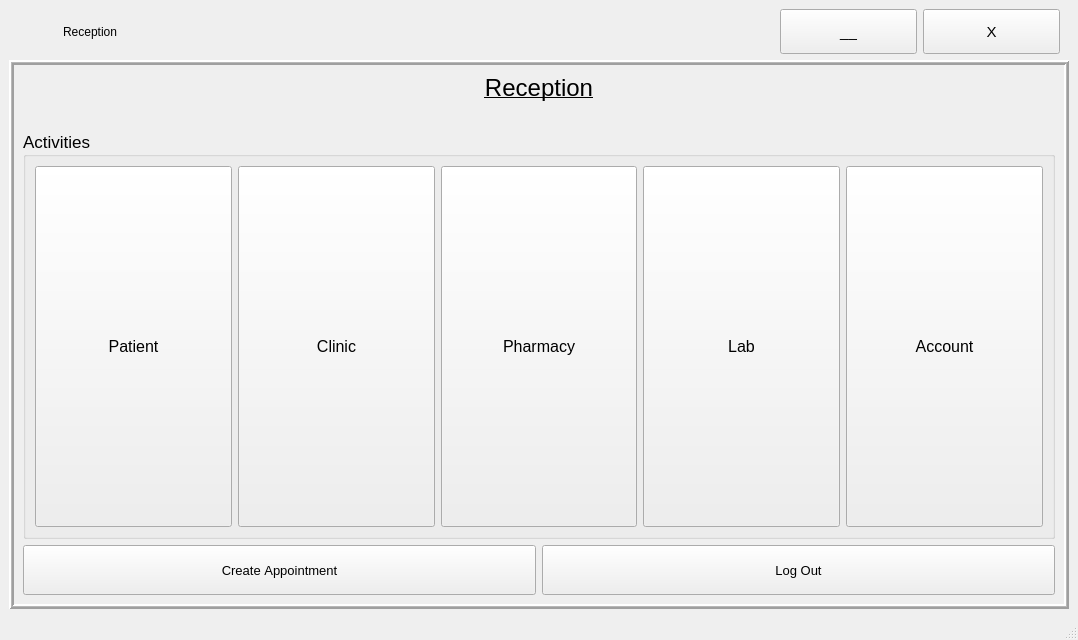
<?xml version="1.0" encoding="UTF-8"?>
<ui version="4.0">
 <class>Reception</class>
 <widget class="QMainWindow" name="Reception">
  <property name="geometry">
   <rect>
    <x>0</x>
    <y>0</y>
    <width>1078</width>
    <height>640</height>
   </rect>
  </property>
  <property name="mouseTracking">
   <bool>true</bool>
  </property>
  <property name="tabletTracking">
   <bool>true</bool>
  </property>
  <property name="focusPolicy">
   <enum>Qt::StrongFocus</enum>
  </property>
  <property name="windowTitle">
   <string>MainWindow</string>
  </property>
  <widget class="QWidget" name="centralwidget">
   <layout class="QGridLayout" name="gridLayout">
    <item row="0" column="0">
     <layout class="QHBoxLayout" name="horizontalLayout_7">
      <item>
       <widget class="QFrame" name="frame">
        <property name="sizePolicy">
         <sizepolicy hsizetype="Preferred" vsizetype="Fixed">
          <horstretch>0</horstretch>
          <verstretch>0</verstretch>
         </sizepolicy>
        </property>
        <property name="maximumSize">
         <size>
          <width>16777215</width>
          <height>16777215</height>
         </size>
        </property>
        <property name="frameShape">
         <enum>QFrame::NoFrame</enum>
        </property>
        <property name="frameShadow">
         <enum>QFrame::Plain</enum>
        </property>
        <layout class="QHBoxLayout" name="horizontalLayout_10">
         <property name="sizeConstraint">
          <enum>QLayout::SetMinAndMaxSize</enum>
         </property>
         <property name="leftMargin">
          <number>3</number>
         </property>
         <property name="topMargin">
          <number>0</number>
         </property>
         <property name="rightMargin">
          <number>8</number>
         </property>
         <property name="bottomMargin">
          <number>0</number>
         </property>
         <item>
          <widget class="QLabel" name="logo">
           <property name="minimumSize">
            <size>
             <width>0</width>
             <height>45</height>
            </size>
           </property>
           <property name="maximumSize">
            <size>
             <width>45</width>
             <height>45</height>
            </size>
           </property>
           <property name="text">
            <string/>
           </property>
           <property name="pixmap">
            <pixmap>Sefa logo2.png</pixmap>
           </property>
           <property name="scaledContents">
            <bool>true</bool>
           </property>
          </widget>
         </item>
         <item>
          <layout class="QGridLayout" name="gridLayout_13">
           <item row="0" column="0">
            <widget class="QLabel" name="label_29">
             <property name="text">
              <string>Reception</string>
             </property>
            </widget>
           </item>
           <item row="0" column="2">
            <layout class="QHBoxLayout" name="horizontalLayout_11">
             <property name="rightMargin">
              <number>1</number>
             </property>
             <item>
              <widget class="QPushButton" name="minBtn">
               <property name="sizePolicy">
                <sizepolicy hsizetype="Ignored" vsizetype="Ignored">
                 <horstretch>0</horstretch>
                 <verstretch>0</verstretch>
                </sizepolicy>
               </property>
               <property name="font">
                <font>
                 <family>Tahoma</family>
                 <pointsize>11</pointsize>
                 <kerning>false</kerning>
                </font>
               </property>
               <property name="cursor">
                <cursorShape>PointingHandCursor</cursorShape>
               </property>
               <property name="mouseTracking">
                <bool>true</bool>
               </property>
               <property name="tabletTracking">
                <bool>true</bool>
               </property>
               <property name="autoFillBackground">
                <bool>false</bool>
               </property>
               <property name="text">
                <string>__</string>
               </property>
               <property name="autoDefault">
                <bool>false</bool>
               </property>
               <property name="flat">
                <bool>false</bool>
               </property>
              </widget>
             </item>
             <item>
              <widget class="QPushButton" name="exitBtn">
               <property name="sizePolicy">
                <sizepolicy hsizetype="Ignored" vsizetype="Ignored">
                 <horstretch>0</horstretch>
                 <verstretch>0</verstretch>
                </sizepolicy>
               </property>
               <property name="maximumSize">
                <size>
                 <width>16777215</width>
                 <height>16777215</height>
                </size>
               </property>
               <property name="font">
                <font>
                 <family>Tahoma</family>
                 <pointsize>11</pointsize>
                 <kerning>false</kerning>
                </font>
               </property>
               <property name="cursor">
                <cursorShape>PointingHandCursor</cursorShape>
               </property>
               <property name="mouseTracking">
                <bool>true</bool>
               </property>
               <property name="tabletTracking">
                <bool>true</bool>
               </property>
               <property name="layoutDirection">
                <enum>Qt::LeftToRight</enum>
               </property>
               <property name="autoFillBackground">
                <bool>false</bool>
               </property>
               <property name="text">
                <string>X</string>
               </property>
               <property name="autoDefault">
                <bool>false</bool>
               </property>
               <property name="flat">
                <bool>false</bool>
               </property>
              </widget>
             </item>
            </layout>
           </item>
           <item row="0" column="1">
            <spacer name="horizontalSpacer">
             <property name="orientation">
              <enum>Qt::Horizontal</enum>
             </property>
             <property name="sizeType">
              <enum>QSizePolicy::Maximum</enum>
             </property>
             <property name="sizeHint" stdset="0">
              <size>
               <width>430</width>
               <height>20</height>
              </size>
             </property>
            </spacer>
           </item>
          </layout>
         </item>
        </layout>
       </widget>
      </item>
     </layout>
    </item>
    <item row="1" column="0">
     <widget class="QFrame" name="rbgLayer">
      <property name="enabled">
       <bool>true</bool>
      </property>
      <property name="sizePolicy">
       <sizepolicy hsizetype="Preferred" vsizetype="Expanding">
        <horstretch>0</horstretch>
        <verstretch>0</verstretch>
       </sizepolicy>
      </property>
      <property name="mouseTracking">
       <bool>true</bool>
      </property>
      <property name="tabletTracking">
       <bool>true</bool>
      </property>
      <property name="contextMenuPolicy">
       <enum>Qt::DefaultContextMenu</enum>
      </property>
      <property name="autoFillBackground">
       <bool>true</bool>
      </property>
      <property name="frameShape">
       <enum>QFrame::Box</enum>
      </property>
      <property name="frameShadow">
       <enum>QFrame::Raised</enum>
      </property>
      <property name="lineWidth">
       <number>2</number>
      </property>
      <property name="midLineWidth">
       <number>1</number>
      </property>
      <layout class="QGridLayout" name="gridLayout_3">
       <item row="2" column="0">
        <widget class="QGroupBox" name="groupBox">
         <property name="sizePolicy">
          <sizepolicy hsizetype="Preferred" vsizetype="Expanding">
           <horstretch>0</horstretch>
           <verstretch>0</verstretch>
          </sizepolicy>
         </property>
         <property name="font">
          <font>
           <family>Tahoma</family>
           <pointsize>13</pointsize>
           <weight>50</weight>
           <bold>false</bold>
           <kerning>false</kerning>
          </font>
         </property>
         <property name="autoFillBackground">
          <bool>false</bool>
         </property>
         <property name="title">
          <string>Activities</string>
         </property>
         <property name="flat">
          <bool>false</bool>
         </property>
         <layout class="QGridLayout" name="gridLayout_2">
          <item row="0" column="0">
           <layout class="QHBoxLayout" name="horizontalLayout_5">
            <item>
             <widget class="QPushButton" name="patientBtn">
              <property name="sizePolicy">
               <sizepolicy hsizetype="Minimum" vsizetype="Expanding">
                <horstretch>0</horstretch>
                <verstretch>0</verstretch>
               </sizepolicy>
              </property>
              <property name="font">
               <font>
                <family>MS UI Gothic</family>
                <pointsize>12</pointsize>
                <weight>50</weight>
                <bold>false</bold>
                <kerning>false</kerning>
               </font>
              </property>
              <property name="mouseTracking">
               <bool>true</bool>
              </property>
              <property name="tabletTracking">
               <bool>true</bool>
              </property>
              <property name="autoFillBackground">
               <bool>true</bool>
              </property>
              <property name="text">
               <string>Patient</string>
              </property>
             </widget>
            </item>
            <item>
             <widget class="QPushButton" name="clinicBtn">
              <property name="sizePolicy">
               <sizepolicy hsizetype="Minimum" vsizetype="Expanding">
                <horstretch>0</horstretch>
                <verstretch>0</verstretch>
               </sizepolicy>
              </property>
              <property name="font">
               <font>
                <family>MS UI Gothic</family>
                <pointsize>12</pointsize>
                <weight>50</weight>
                <bold>false</bold>
                <kerning>false</kerning>
               </font>
              </property>
              <property name="text">
               <string>Clinic</string>
              </property>
             </widget>
            </item>
            <item>
             <widget class="QPushButton" name="pharmacyBtn">
              <property name="sizePolicy">
               <sizepolicy hsizetype="Minimum" vsizetype="Expanding">
                <horstretch>0</horstretch>
                <verstretch>0</verstretch>
               </sizepolicy>
              </property>
              <property name="font">
               <font>
                <family>MS UI Gothic</family>
                <pointsize>12</pointsize>
                <weight>50</weight>
                <bold>false</bold>
                <kerning>false</kerning>
               </font>
              </property>
              <property name="text">
               <string>Pharmacy</string>
              </property>
             </widget>
            </item>
            <item>
             <widget class="QPushButton" name="labBtn">
              <property name="sizePolicy">
               <sizepolicy hsizetype="Minimum" vsizetype="Expanding">
                <horstretch>0</horstretch>
                <verstretch>0</verstretch>
               </sizepolicy>
              </property>
              <property name="font">
               <font>
                <family>MS UI Gothic</family>
                <pointsize>12</pointsize>
                <weight>50</weight>
                <bold>false</bold>
                <kerning>false</kerning>
               </font>
              </property>
              <property name="text">
               <string>Lab</string>
              </property>
             </widget>
            </item>
            <item>
             <widget class="QPushButton" name="accountBtn">
              <property name="sizePolicy">
               <sizepolicy hsizetype="Minimum" vsizetype="Expanding">
                <horstretch>0</horstretch>
                <verstretch>0</verstretch>
               </sizepolicy>
              </property>
              <property name="font">
               <font>
                <family>MS UI Gothic</family>
                <pointsize>12</pointsize>
                <weight>50</weight>
                <bold>false</bold>
                <kerning>false</kerning>
               </font>
              </property>
              <property name="text">
               <string>Account</string>
              </property>
             </widget>
            </item>
           </layout>
          </item>
         </layout>
        </widget>
       </item>
       <item row="0" column="0">
        <widget class="QLabel" name="label">
         <property name="font">
          <font>
           <family>Tahoma</family>
           <pointsize>18</pointsize>
           <underline>true</underline>
           <kerning>false</kerning>
          </font>
         </property>
         <property name="autoFillBackground">
          <bool>false</bool>
         </property>
         <property name="text">
          <string>Reception</string>
         </property>
         <property name="alignment">
          <set>Qt::AlignCenter</set>
         </property>
         <property name="wordWrap">
          <bool>true</bool>
         </property>
         <property name="margin">
          <number>2</number>
         </property>
        </widget>
       </item>
       <item row="3" column="0">
        <layout class="QHBoxLayout" name="horizontalLayout">
         <item>
          <layout class="QHBoxLayout" name="horizontalLayout_2">
           <item>
            <widget class="QPushButton" name="createAptBtn">
             <property name="sizePolicy">
              <sizepolicy hsizetype="Minimum" vsizetype="Fixed">
               <horstretch>0</horstretch>
               <verstretch>0</verstretch>
              </sizepolicy>
             </property>
             <property name="minimumSize">
              <size>
               <width>0</width>
               <height>50</height>
              </size>
             </property>
             <property name="maximumSize">
              <size>
               <width>16777215</width>
               <height>50</height>
              </size>
             </property>
             <property name="font">
              <font>
               <family>Tahoma</family>
               <pointsize>10</pointsize>
               <kerning>false</kerning>
              </font>
             </property>
             <property name="text">
              <string>Create Appointment</string>
             </property>
            </widget>
           </item>
          </layout>
         </item>
         <item>
          <layout class="QHBoxLayout" name="horizontalLayout_4"/>
         </item>
         <item>
          <layout class="QHBoxLayout" name="horizontalLayout_3">
           <item>
            <widget class="QPushButton" name="repLogOut">
             <property name="maximumSize">
              <size>
               <width>16777215</width>
               <height>50</height>
              </size>
             </property>
             <property name="font">
              <font>
               <family>Tahoma</family>
               <pointsize>10</pointsize>
               <kerning>false</kerning>
              </font>
             </property>
             <property name="text">
              <string>Log Out</string>
             </property>
            </widget>
           </item>
          </layout>
         </item>
        </layout>
       </item>
       <item row="1" column="0">
        <spacer name="verticalSpacer">
         <property name="orientation">
          <enum>Qt::Vertical</enum>
         </property>
         <property name="sizeType">
          <enum>QSizePolicy::Fixed</enum>
         </property>
         <property name="sizeHint" stdset="0">
          <size>
           <width>20</width>
           <height>23</height>
          </size>
         </property>
        </spacer>
       </item>
      </layout>
     </widget>
    </item>
   </layout>
  </widget>
  <widget class="QMenuBar" name="menubar">
   <property name="geometry">
    <rect>
     <x>0</x>
     <y>0</y>
     <width>1078</width>
     <height>16</height>
    </rect>
   </property>
  </widget>
  <widget class="QStatusBar" name="statusbar"/>
 </widget>
 <resources/>
 <connections/>
</ui>
